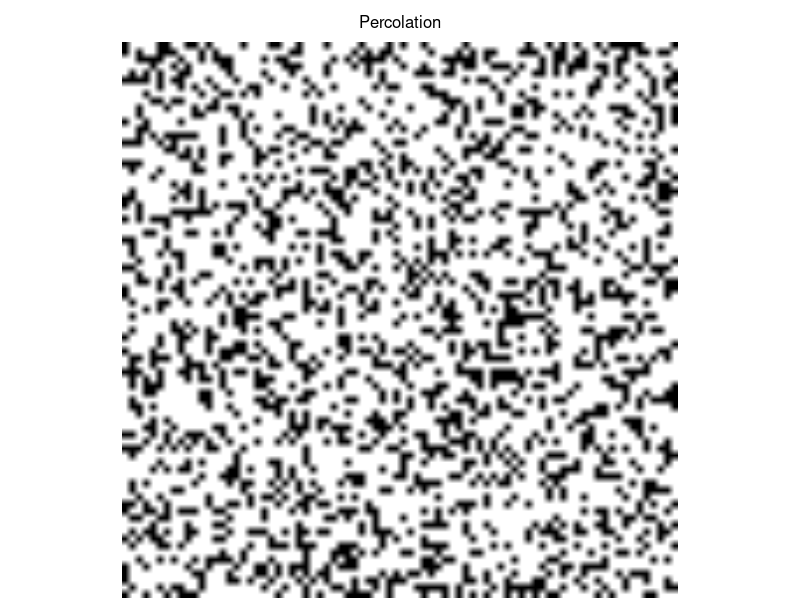
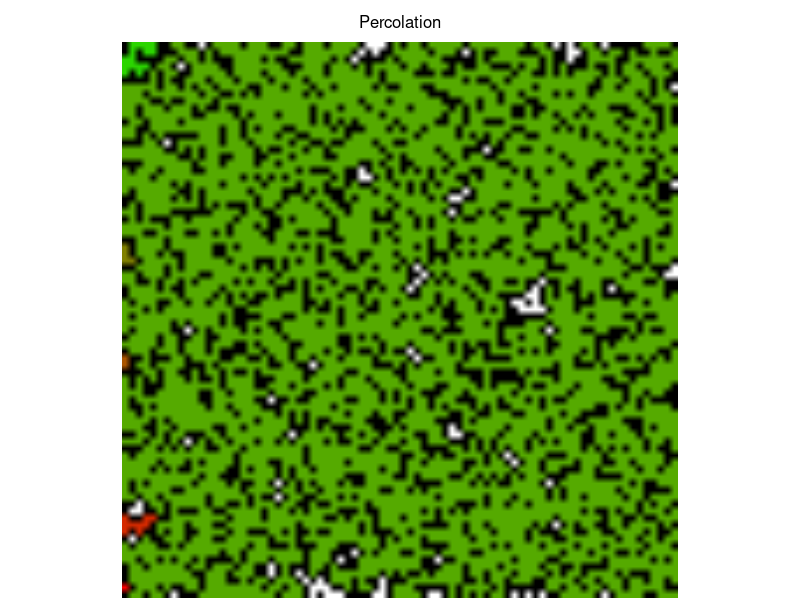
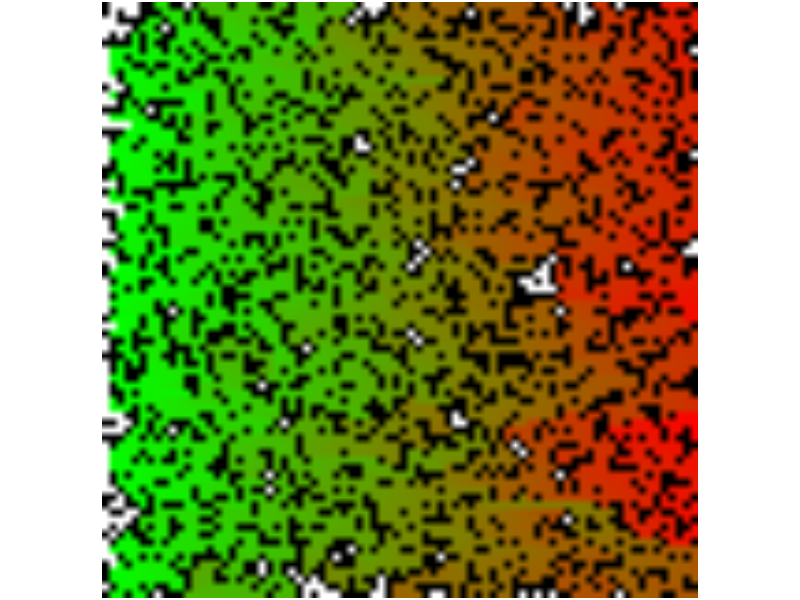

The R source for these figures, in order: (Note: a time limit stopped this script after it produced the figures.)
########################
###
### Leonard Mada
### [the one and only]
###
### Percolation
###
### draft v.0.3c

### Percolation

# - some experiments in Percolation

### Github:
# https://github.com/discoleo/R/blob/master/Stat/Percolation.R


####################
####################

### helper Functions

reset.m = function(m, id, val=0) {
	if(missing(id)) {
		m[m > 0] = val;
	} else if(id > 0) {
		m[m == id] = val;
	} else {
		m[(m > 0) & (m != id)] = val;
	}
	invisible(m)
}
revcol = function(m) {
	m = m[,rev(seq(ncol(m)))];
	invisible(m);
}
clean.percol = function(m, val=0) {
	# removes the non-percolating paths;
	pids = unique(m[,ncol(m)]);
	pids = pids[pids > 0];
	ids  = unique(m);
	ids  = ids[(ids > 0) & ! (ids %in% pids)]
	m[m %in% ids] = val;
	invisible(m);
}
shuffle.colors = function(m) {
	m2 = array(0, dim(m))
	m2[m < 0] = m[m < 0]
	vals = unique(as.vector(m))
	vals = vals[vals > 0];
	vnew = sample(vals, length(vals));
	id = 1
	for(val in vals) {
		m2[m == val] = vnew[id];
		id = id + 1;
	}
	invisible(m2)
}

max.id = function(m) {
	out.m = m[, ncol(m)]
	out = table(out.m[out.m > 0])
	if(dim(out) == 0) {
		print("NO percolation!");
		out = table(m[m > 0])
	}
	id = match(max(out), out);
	id = as.integer(names(out)[id])
	return(id)
}

norm.flux = function(m, add=0) {
	m[m > 0] = abs(log(add + m[m > 0]))
	invisible(m)
}

### Generators

rugrid.gen = function(dims, p) {
	m = sample(c(-1, 0), prod(dims), replace=T, prob=c(p, 1-p))
	m = matrix(m, nrow=dims[1])
}

rblock.gen = function(n, block.dim, min=0, max, prob, val=-1) {
	if(missing(max)) {
		if(length(min) >= 2) {
			max = min[2]; min = min[1];
		} else {
			max = prod(block.dim);
		}
	}
	val.count = seq(min, max);
	if(missing(prob)) {
		nn = sample(val.count, prod(n), replace=TRUE);
	} else {
		nn = sample(val.count, prod(n), replace=TRUE, prob=prob);
	}
	blocks.n = prod(block.dim);
	sample.block = function(n) {
		bm = array(as.integer(0), block.dim)
		npos = sample(seq(blocks.n), n)
		bm[npos] = val;
		bm
	}
	m = lapply(nn, sample.block);
	m = do.call(rbind, m);
	dims = n * block.dim;
	dim(m) = dims;
	invisible(m);
}

### Percolation Functions

flood = function(m, pyx, val=1, val0=0) {
	vals = pyx; pos = 1;
	
	while(TRUE) {
		if(pos > length(vals)) return(m);
		if(m[vals[pos], vals[pos + 1]] != val0) {pos = pos + 2; next;}
		m[vals[pos], vals[pos + 1]] = val;
		if(vals[pos] > 1) vals = c(vals, vals[pos]-1, vals[pos + 1]);
		if(vals[pos] < nrow(m)) vals = c(vals, vals[pos]+1, vals[pos + 1]);
		if(vals[pos+1] > 1) vals = c(vals, vals[pos], vals[pos + 1] - 1);
		if(vals[pos+1] < ncol(m)) vals = c(vals, vals[pos], vals[pos + 1] + 1);
		pos = pos + 2;
	}
	invisible(m);
}

flood.all = function(m, type="Col1", val0=0, id.start, debug=TRUE) {
	type = match(type, c("Col1", "All"))
	if(is.na(type)) stop("Type NOT supported!")
	ncols = if(type == 2) seq(ncol(m)) else 1;
	
	if(missing(id.start)) {
		it = 1 + if(type == 2) max(m) else max(m[,1]);
	} else it = id.start;
	for(nc in ncols) {
		if(debug) print("Iteration: ");
		while(TRUE) {
			id.row = match(val0, m[,nc]);
			if(is.na(id.row)) break;
			if(debug) { cat(it); cat(", "); it = it + 1;}
			m = flood(m, c(id.row, nc), max(m)+1)
		}
		if(debug) cat("\n");
	}
	class(m) = c(class(m), if(type == 1) "filled" else "filledAll");
	invisible(m)
}

### Path Length
length.path = function(m, id, debug=TRUE) {
	if(missing(id)) {
		id = max.id(m)
		if(debug) print(id);
	}
	p.m = m;
	p.m[p.m != id] = -1;
	p.m[p.m == id] =  0;
	# TODO
	lvl = 1; pos = 1;
	# rep(c(y, x))
	vals = as.vector(rbind(seq(nrow(m)), 1));
	while(pos <= length(vals)) {
		nn = integer();
		while(pos <= length(vals)) {
			if(p.m[vals[pos], vals[pos + 1]] != 0) {pos = pos + 2; next;}
			p.m[vals[pos], vals[pos + 1]] = lvl;
			if(vals[pos] > 1) nn = c(nn, vals[pos]-1, vals[pos + 1]);
			if(vals[pos] < nrow(m)) nn = c(nn, vals[pos]+1, vals[pos + 1]);
			if(vals[pos+1] > 1) nn = c(nn, vals[pos], vals[pos + 1] - 1);
			if(vals[pos+1] < ncol(m)) nn = c(nn, vals[pos], vals[pos + 1] + 1);
			pos = pos + 2;
		}
		vals = nn;
		lvl = lvl + 1; pos = 1;
	}
	
	if(id != 0) p.m[m == 0] =  0;
	p.m[p.m < 0 & m > 0] =  0; # other non-connected "paths";
	return(p.m);
}
### Contact Area
contact.area = function(m, id) {
	area = 0;
	for(nc in 1:ncol(m)) {
		for(nr in 1:nrow(m)) {
			if(m[nr, nc] != id) next;
			if(nr > 1 && m[nr-1,nc] != id) area = area + 1;
			if(nr < nrow(m) && m[nr+1,nc] != id) area = area + 1;
			if(nc > 1 && m[nr,nc-1] != id) area = area + 1;
			if(nc < ncol(m) && m[nr,nc+1] != id) area = area + 1;
		}
	}
	return(area);
}
### Height
height.m = function(m) {
	ids = unique(as.vector(m));
	ids = ids[ids > 0];
	hm = array(as.integer(0), c(length(ids), 2, ncol(m)));
	
	for(nc in seq(ncol(m))) {
		for(nr in seq(nrow(m))) {
			val = m[nr, nc];
			val.id = match(val, ids);
			if(val <= 0) next;
			if(hm[val.id, 1, nc] == 0) {
				hm[val.id, 1, nc] = nr;
				hm[val.id, 2, nc] = nr;
			} else {
				hm[val.id, 2, nc] = nr;
			}
		}
	}
	invisible(hm);
}

### Count Area
count.fill = function(m, debug=TRUE) {
	isNotFilled = is.na(match("filledAll", class(m)))
	if(isNotFilled) m = flood.all(m, type="All");
	#
	count = table(m);
	ids   = as.integer(names(count));
	count = count[ids > 0];
	ids   = ids[ids > 0];
	if(debug) print(head(count), 20)
	# replace id with count:
	cn.m = m;
	for(id in seq(length(ids))) {
		cn.m[m == ids[id]] = count[id];
	}
	invisible(cn.m)
}

### Flow / Flux
flux = function(m, id, val0 = 1.0, debug=TRUE) {
	if(missing(id)) {
		id = max.id(m)
		if(debug) print(id);
	}
	#
	y.start = which(m[,1] %in% id)
	if(length(y.start) == 0) stop("NO such path!")
	vals = as.vector(rbind(y.start, 1, val0))
	# Init
	p.m = m;
	p.m[p.m != id] = -1;
	p.m[p.m == id] =  0;
	#
	pos = 1;
	# TODO: mixing of flows!
	while(pos <= length(vals)) {
		nn = double();
		while(pos <= length(vals)) {
			if(p.m[vals[pos], vals[pos + 1]] != 0) {pos = pos + 3; next;}
			p.m[vals[pos], vals[pos + 1]] = vals[pos + 2];
			fflow = 0;
			if(vals[pos] > 1 && p.m[vals[pos]-1, vals[pos + 1]] == 0) {
				nn = c(nn, vals[pos]-1, vals[pos + 1], 0);
				fflow = fflow + 1; }
			if(vals[pos] < nrow(m) && p.m[vals[pos]+1, vals[pos + 1]] == 0) {
				nn = c(nn, vals[pos]+1, vals[pos + 1], 0);
				fflow = fflow + 1; }
			if(vals[pos+1] > 1 && p.m[vals[pos], vals[pos + 1] - 1] == 0) {
				nn = c(nn, vals[pos], vals[pos + 1] - 1, 0);
				fflow = fflow + 1; }
			if(vals[pos+1] < ncol(m) && p.m[vals[pos], vals[pos + 1] + 1] == 0) {
				nn = c(nn, vals[pos], vals[pos + 1] + 1, 0);
				fflow = fflow + 1;
			}
			if(fflow == 0) {pos = pos + 3; next; }
			n.len = length(nn);
			nn[n.len - seq(0, fflow-1)*3] = vals[pos + 2] / fflow;
			pos = pos + 3;
		}
		vals = nn;
		pos = 1;
	}
	
	if(id != 0) p.m[m == 0] =  0;
	p.m[p.m < 0 & m > 0] =  0; # other non-connected "paths";
	return(p.m);
}
flux.dynamic = function(m, id, it=5, val0 = 1.0, debug=TRUE) {
	if(missing(id)) {
		id = max.id(m)
		if(debug) print(id);
	}
	#
	y.start = which(m[,1] %in% id)
	if(length(y.start) == 0) stop("NO such path!")
	vals = as.vector(rbind(y.start, 1, val0))
	# Init
	p.m = m;
	p.m[p.m != id] = -1;
	p.m[p.m == id] =  0;
	#
	pos = 1;
	# TODO: mixing of flows!
	for(itN in seq(it)) {
	while(pos <= length(vals)) {
		nn = double();
		while(pos <= length(vals)) {
			if(p.m[vals[pos], vals[pos + 1]] < 0) {pos = pos + 3; next;}
			# update Value
			valNew = p.m[vals[pos], vals[pos + 1]];
			valNew = valNew + vals[pos + 2];
			p.m[vals[pos], vals[pos + 1]] = valNew;
			cflow = 0; fflow = 0; # only push-forward Flow;
			if(vals[pos] > 1 && p.m[vals[pos]-1, vals[pos + 1]] >= 0) {
				valC = p.m[vals[pos]-1, vals[pos + 1]];
				if(valNew > valC + 1E-8) {
					nn = c(nn, vals[pos]-1, vals[pos + 1], valC);
					cflow = cflow + 1;
					fflow = fflow + valC;
				} }
			if(vals[pos] < nrow(m) && p.m[vals[pos]+1, vals[pos + 1]] >= 0) {
				valC = p.m[vals[pos]+1, vals[pos + 1]];
				if(valNew > valC + 1E-8) {
					nn = c(nn, vals[pos]+1, vals[pos + 1], valC);
					cflow = cflow + 1;
					fflow = fflow + valC;
				} }
			if(vals[pos+1] > 1 && p.m[vals[pos], vals[pos + 1] - 1] >= 0) {
				valC = p.m[vals[pos], vals[pos + 1] - 1];
				if(valNew > valC + 1E-8) {
					nn = c(nn, vals[pos], vals[pos + 1] - 1, valC);
					cflow = cflow + 1;
					fflow = fflow + valC;
				} }
			if(vals[pos+1] < ncol(m) && p.m[vals[pos], vals[pos + 1] + 1] >= 0) {
				valC = p.m[vals[pos], vals[pos + 1] + 1];
				if(valNew > valC + 1E-8) {
					nn = c(nn, vals[pos], vals[pos + 1] + 1, valC);
					cflow = cflow + 1;
					fflow = fflow + valC;
				}
			}
			if(cflow == 0) {pos = pos + 3; next; }
			# Update
			valNew = (valNew + fflow) / (cflow + 1);
			p.m[vals[pos], vals[pos + 1]] = valNew;
			n.len = length(nn); idNext = n.len - seq(0, cflow-1)*3;
			nn[idNext] = valNew - nn[idNext];
			pos = pos + 3;
		}
		vals = nn;
		pos = 1;
	}
		if(debug) print("Iteration")
		# TODO: evaluate NO new flow vs new flow;
		vals = as.vector(rbind(y.start, 1, 0));
	}
	
	if(id != 0) p.m[m == 0] =  0;
	p.m[p.m < 0 & m > 0] =  0; # other non-connected "paths";
	return(p.m);
}

### Raster

toRaster = function(m, showVal=0) {
	rs.m = array(0, c(dim(m), 3));
	if( ! is.na(showVal)) {
		isZero = (m == showVal);
		doShow = TRUE;
	} else {
		doShow = FALSE;
	}

	### R
	layer.m = m;
	layer.m[m < 0] = 0
	val.max = max(layer.m);
	if(val.max > 0) layer.m = layer.m / val.max;
	if(doShow) layer.m[isZero] = 1;
	rs.m[,,1] = layer.m;

	### G
	layer.m = 1 - layer.m;
	layer.m[m <= 0] = 0
	if(doShow) layer.m[isZero] = 1;
	rs.m[,,2] = layer.m

	### B
	if(doShow) {
		layer.m = array(0, dim(m));
		layer.m[isZero] = 1;
		rs.m[,,3] = layer.m
	}

	rs.m = as.raster(rs.m)
	return(rs.m);
}
plot.rs = function(m, main, mar, line=0.5) {
	if( ! missing(main) ) hasTitle = TRUE else hasTitle = FALSE;
	if(missing(mar)) mar = c(0,0, if(hasTitle) 2 else 0, 0) + 0.1;
	type = match(class(m), c("raster", "matrix"));
	if(all(is.na(type))) stop("Data NOT supported!")
	if(any(type == 2)) {
		m = toRaster(m);
	}
	old.par = par(mar=mar);
		plot(m);
		if(hasTitle) mtext(main, line=line)
	par(old.par);
	invisible();
}
split.rs = function(m, n=5, from=1, max.len=5, w=10) {
	nr.tot = round(nrow(m) / n);
	frg.tot = ceiling(nrow(m) / nr.tot);
	# TODO: nrow(m) %% nr.tot > 0;
	if(from == 0) from = 1;
	if(from > 0) {
		frg.to = min(frg.tot, from + max.len);
	} else {
		from = max(1, frg.tot + 1 + from - max.len);
		frg.to = min(frg.tot, from + max.len);
	}
	m0 = matrix(0, ncol=w, nrow=nr.tot);
	m2 =  array(0, c(nr.tot, 0))
	for(frg in from:frg.to) {
		r.start = (frg - 1) * nr.tot + 1;
		r.end   = r.start + nr.tot - 1;
		m2 = cbind(m2, cbind(m[r.start:r.end,], m0))
	}
	invisible(m2);
}


################
################

### Examples
dims = c(80, 80)
p = 0.3

m = sample(c(-1, 0), prod(dims), replace=T, prob=c(p, 1-p))
m = matrix(m, nrow=dims[1])
m[1:10, 1:10]
plot.rs(m, "Percolation")


### Flood Fill
m = flood.all(m)

m[1:10, 1:10]

table(m)
table(m[,dims[2]])

plot.rs(m, "Percolation")

### Flow
# - NO Mixing effects;
mflux = flux(m)
sum(mflux[m[,dim(m)[2]] > 0, dim(m)[2]])
mflux = norm.flux(mflux);
plot.rs(mflux)

# dynamic Flux:
# - with Mixing effects;
# - takes very LONG!!!
# TODO: debug!!!
mflux = flux.dynamic(m)
sum(mflux[m[,dim(m)[2]] > 0, dim(m)[2]])
mflux = norm.flux(mflux);
plot.rs(mflux)


### Shortest Path
path.m = length.path(m)

id = dim(path.m)[2];
path.m[1:10, seq(id - 10, id)]

table(path.m[,dims[2]])


### Raster
plot.rs(rs.m, main="Path Length")


### Stat/Percolation
# - cells not accessible;
sum(m == 0) / prod(dim(m))
# - total contact area
a0 = contact.area(m, -1)
# - liquid contact area
a1 = contact.area(m, max.id(m))
a0; a1; a1 / a0;



###################

### Ex 2:
dims = c(80, 80)
p = 0.4

m = sample(c(-1, 0), prod(dims), replace=T, prob=c(p, 1-p))
m = matrix(m, nrow=dims[1])
m[1:10, 1:10]

m = flood.all(m)

m[1:10, 1:10]

table(m)
table(m[,dims[2]])


plot.rs(m, main="Percolation: Multiple Paths")


### Shortest Path
path.m = length.path(m)

id = dim(path.m)[2];
path.m[1:10, seq(id - 10, id)]

table(path.m[,dims[2]])


### Raster
plot.rs(path.m, main="Path Length")
# Note:
# - only "dominant" path is visualized;

# plot.rs(length.path(m, id=5), main="Path Length")


### Stat/Percolation
# - cells not accessible;
sum(m == 0) / prod(dim(m))
# - total contact area
a0 = contact.area(m, -1)
# - liquid contact area
a1 = contact.area(m, max.id(m))
a0; a1; a1 / a0;


#############

### Ex 3:
dims = c(200, 200) # takes long!
p = 0.40

m = sample(c(-1, 0), prod(dims), replace=T, prob=c(p, 1-p))
m = matrix(m, nrow=dims[1])
m[1:10, 1:10]

m = flood.all(m)

m[1:10, 1:10]

table(m)
table(m[,dims[2]])


#################
#################

### Periodic Boundary Condition

# - takes ~20 s;
dims = c(2000, 80)
p = 0.4

m = sample(c(-1, 0), prod(dims), replace=T, prob=c(p, 1-p))
m = matrix(m, nrow=dims[1])
m[1:10, 1:10]

m = flood.all(m)

m[1:10, 1:10]

table(m)
table(m[,dims[2]])


plot.rs(split.rs(m), main="Percolation: Multiple Paths")

# plot.rs(m, main="Percolation: Multiple Paths")


### Shortest Path
path.m = length.path(m)

id = dim(path.m)[2];
path.m[1:10, seq(id - 10, id)]

table(path.m[,dims[2]])


### Raster
plot.rs(path.m, main="Path Length")
# Note:
# - only "dominant" path is visualized;

# plot.rs(length.path(m, id=5), main="Path Length")

plot.rs(split.rs(shuffle.colors(clean.percol(m))), main="Percolating Paths")

plot.rs(split.rs(clean.percol(m)), main="Percolating Paths")


####################
### Stat/Percolation

### Inaccessible
# - cells that are not accessible;
sum(m == 0) / prod(dim(m))
# ~ 17%;
### TODO: compute over all paths;
# - total contact area
a0 = contact.area(m, -1)
# - liquid contact area
a1 = contact.area(m, max.id(m))
a0; a1; a1 / a0;


### Average Path Height
# - may be useful for Normalization;
h.m = height.m(clean.percol(m))
h.diff.m = h.m[,2,] - h.m[,1,]
plot.rs(h.diff.m, "Height per column")
h.diff.m[1:10, 1:10]
apply(h.diff.m, 1, mean)


### Other:
# - Average Inputs;
# - Average Outputs;
# - Average Length;
# - Flux, Bottleneck;


path.all = length.path(reset.m(m), id=0)
plot.rs(split.rs(path.all), main="All Path Lengths")

### Mean Distance from In
# - includes also non-percolating paths;
mean(path.all[path.all > 0]) / ncol(path.all)
# ~ 0.98; # sum over the entire path length;
path.percol = path.all; path.percol[clean.percol(m) == 0] = 0;
mean(path.percol[path.percol > 0]) / ncol(path.percol)
# ~ 1.096; # sum over the entire path length;
### Mean Out Distance
nc = ncol(path.all)
mean(path.all[path.all[,nc] > 0, nc]) / nc
# ~ 2.02;


#####################
#####################

### Random Blocks
# - NOT uniformly random;

m = rblock.gen(c(450, 10), c(3,3))

plot.rs(split.rs(m))


path.m = flood.all(m)
path.m = shuffle.colors(path.m)
plot.rs(split.rs(path.m), main="Paths")



#############

### Ex 2
m = rblock.gen(c(450, 10), c(3,3), min=c(1,7))

plot.rs(split.rs(m))


path.m = flood.all(m)
path.m = shuffle.colors(path.m)
plot.rs(split.rs(path.m), main="Paths")



#############

### Ex 3:
# - foamy structure, little (or no) percolation;
m = rblock.gen(c(450, 10), c(3,3), min=c(4,5), prob=c(0.65, 0.35))

plot.rs(split.rs(m))


path.m = flood.all(m)
path.m = shuffle.colors(path.m)
plot.rs(split.rs(path.m), main="Paths")

table(path.m[,dim(m)[2]])

cfill.m = count.fill(path.m)
plot.rs(split.rs(cfill.m), main="Confluent Areas")

### Filter
# - remove small areas;
cfill.m[(cfill.m > 0) & (cfill.m < 5)] = 0
plot.rs(split.rs(cfill.m), main="Confluent Areas")

# How many inputs & In-widths:
table(path.m[,1])
# Area of inputs:
table(cfill.m[,1])


#############

### Ex 4:
# - foamy structure, little percolation;
m = rblock.gen(c(450, 10), c(3,3), min=c(4,5), prob=c(0.704, 0.296))

plot.rs(split.rs(m))


path.m = flood.all(m)
path.m = shuffle.colors(path.m)
plot.rs(split.rs(path.m), main="Paths")

table(path.m[,dim(m)[2]])

cfill.m = count.fill(path.m)
plot.rs(split.rs(cfill.m), main="Confluent Areas")

### Filter
# - remove small areas;
cfill.m[(cfill.m > 0) & (cfill.m < 5)] = 0
plot.rs(split.rs(cfill.m), main="Confluent Areas")

# How many inputs & In-widths:
table(path.m[,1])
# Area of inputs:
table(cfill.m[,1])


##############
##############

### Test
m = flood(m, c(1,1), max(m)+1)
m[1:10, 1:10]

table(m == 0)


### Test Raster
rs.m = toRaster(path.m);
plot(rs.m)
